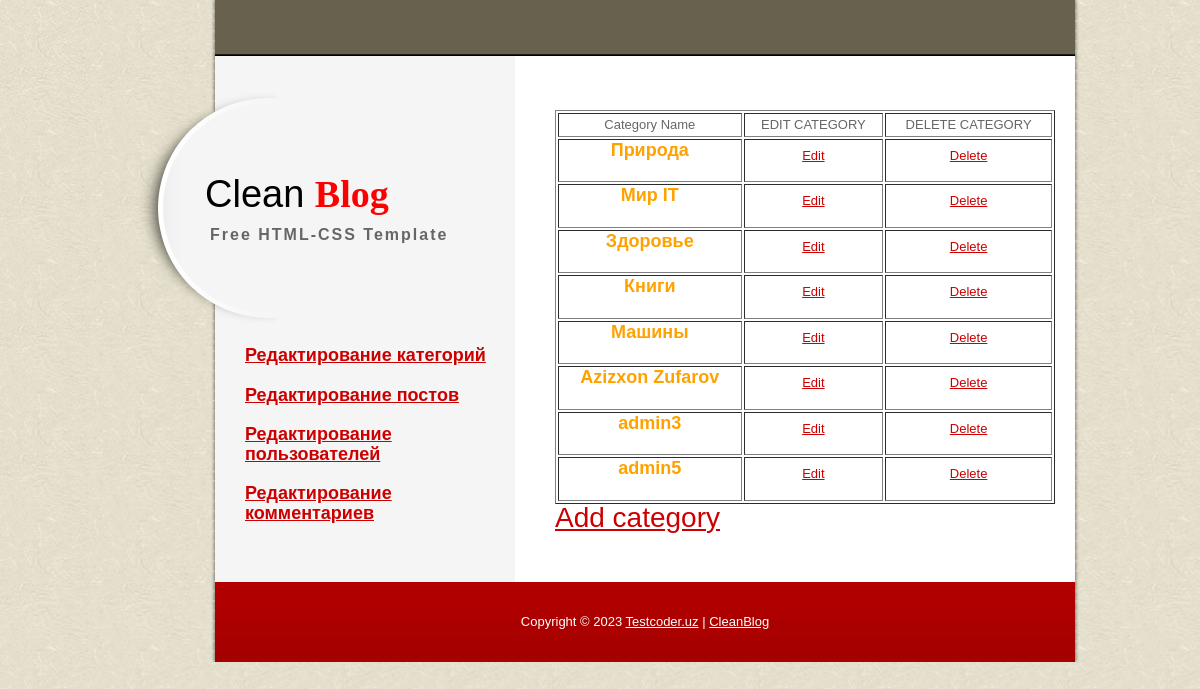
The app's page /admin/index.php?view=category (signed in) with its own data.
### tables this page shows
CREATE TABLE `categories` (
  `id` int(11) NOT NULL,
  `title` varchar(255) NOT NULL
);

### admin/controller/controller.php (called while the page is built, shortened)
<?php
$categories = categories();
include $_SERVER['DOCUMENT_ROOT']."/MvcCleanBlog/admin/views/theme/index.php";
?>

### admin/index.php (called while the page is built, shortened)
<?php
include CONTR;
?>

### admin/model/model.php (called while the page is built, shortened)
<?
function categories(){
	global $con;
	$res = mysqli_query($con,"SELECT * FROM categories");
	$arr = [];
	while($row = mysqli_fetch_assoc($res)){
		$arr[] = $row;
		}
		return $arr;
}

### admin/views/theme/pages/category.php (the view, shortened to what this page needs)
			<table border="1" width="500" height="200" >
				<thead>
					<tr align="center">
						<td >Category Name</td>
						<td >EDIT CATEGORY</td>
						<td >DELETE CATEGORY</td>
					</tr>
				</thead>
				<tbody>
<?
foreach($categories as $item){?>
					<tr align="center">
						<td >
							<h4><?=$item['title']?></h4>
						</td>
						<td >
							<p ><a href="?view=editcat&id=<?=$item['id']?>">Edit</a></p>
						</td>
						<td >
							<p ><a href="?view=dellcat&id=<?=$item['id']?>">Delete</a></p>
						</td>
					</tr>
				<? }?>
				</tbody>
			</table>
            <h2><a href="?view=addcat">Add category</a> </h2>

### admin/views/theme/templatemo_style.css (style rules this page uses)
body { margin: 0px; padding: 0px; color: #666; font-family: Helevetica,Arial,sans-serif; font-size: 13px; line-height:1.5em; background-image: url(images/templatemo_body.jpg); background-repeat: repeat; }
a, a:link, a:visited { color: #CC0000; }
p { margin: 0px; padding: 0 0 10px 0; }
h2 { font-size: 28px; font-weight: normal; line-height: 28px; margin: 0 0 30px 0; padding: 0; color: #c7a902; }
h4 { font-size: 18px; margin: 0 0 20px 0; padding: 0; color: #ffa200; }

### records on screen
categories: title "Природа"
categories: title "Мир IT"
categories: title "Здоровье"
categories: title "Книги"
categories: title "Машины"
categories: title "Azizxon Zufarov"
categories: title "admin3"
categories: title "admin5"
